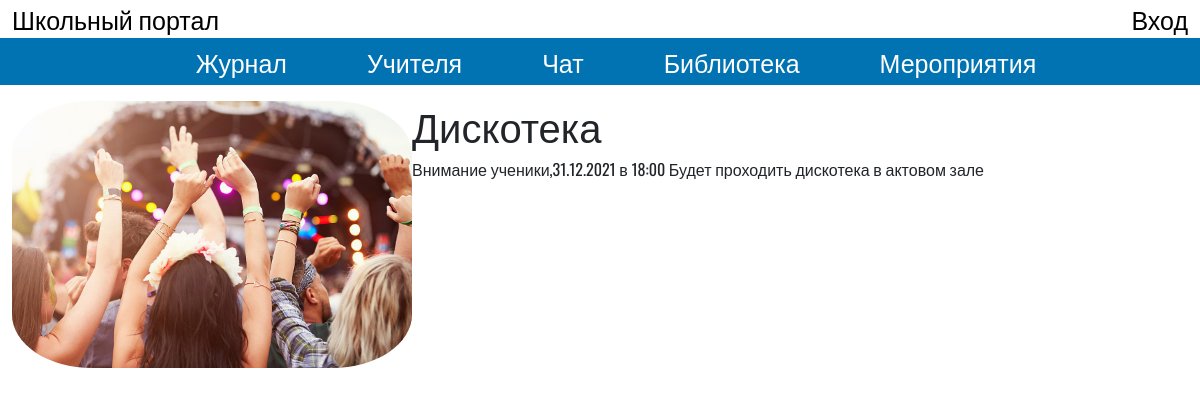
Page /candidat.php?id=1 on the committed database.
### tables this page shows
CREATE TABLE `events` (
  `id` int(11) NOT NULL,
  `fio` text NOT NULL,
  `about` text NOT NULL,
  `img` text NOT NULL
);

### candidat.php (the view)
<?php
    require_once "blocks/header.php"
?>
    <?php
    $id = $_GET['id'];
    require_once "php/connect.php";
    $sql = "SELECT `fio`, `about`, `img` FROM `events` WHERE `id`='$id'";
    $candidate = $mysql->query($sql)->fetch_assoc();
    ?>
    <main>
        <div class="container">
            <div class="info">
                <img src="<?php echo $candidate['img']; ?>" alt="">
                <div class="content">
                    <h1><?php echo $candidate['fio']; ?></h1>
                    <p><?php echo $candidate['about']; ?></p>
                </div>
            </div>
        </div>
    </main>
    <?php require_once("blocks/footer.php"); ?>

### style/style.css (style rules this page uses)
* { margin: 0; padding: 0; box-sizing: border-box; font-family: 'Oswald', sans-serif; }
.container { width: 100%; max-width: 1200px; margin: 0 auto; }
.info { display: flex; }
.info img { width: 400px; border-radius: 20%; }

### rows in the picture
events: img (picture), fio "Дискотека", about "Внимание ученики,31.12.2021 в 18:00 Будет проходить дискотека в актовом зале"
